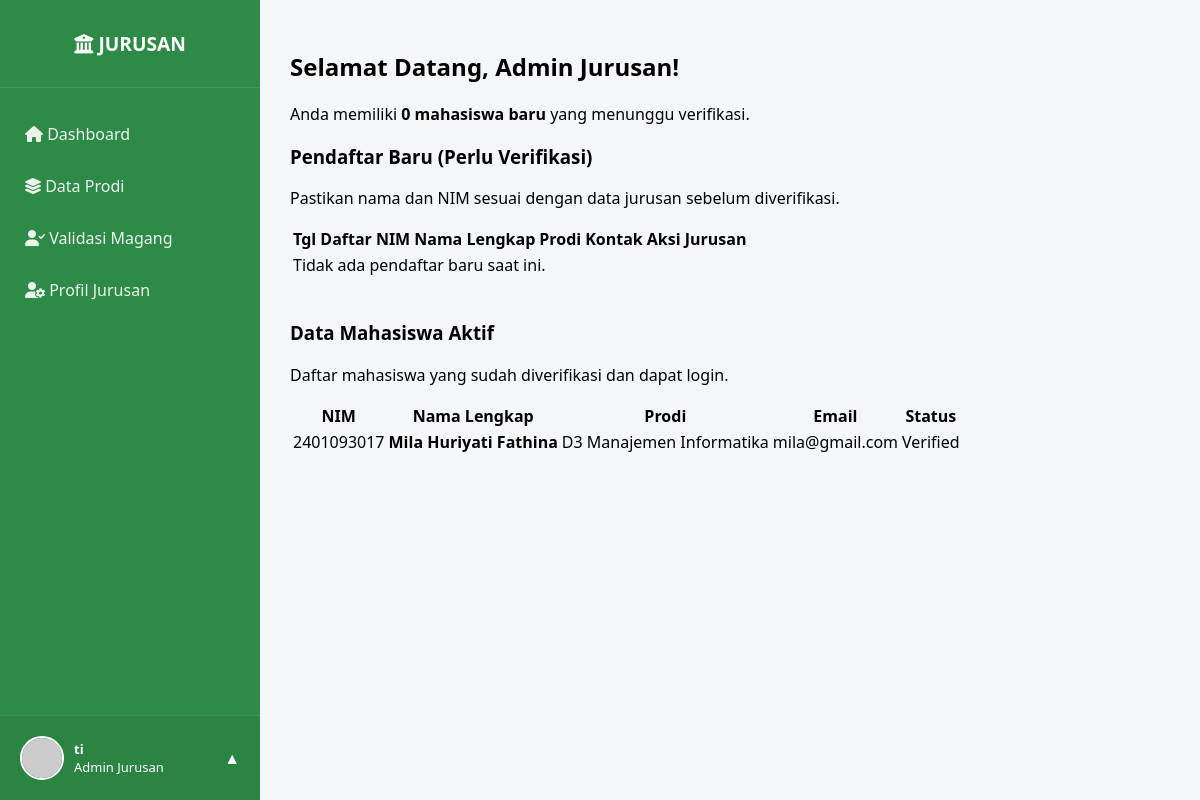
The page /dashboard/dashboard_jurusan.php (signed in) on the database as committed earlier.
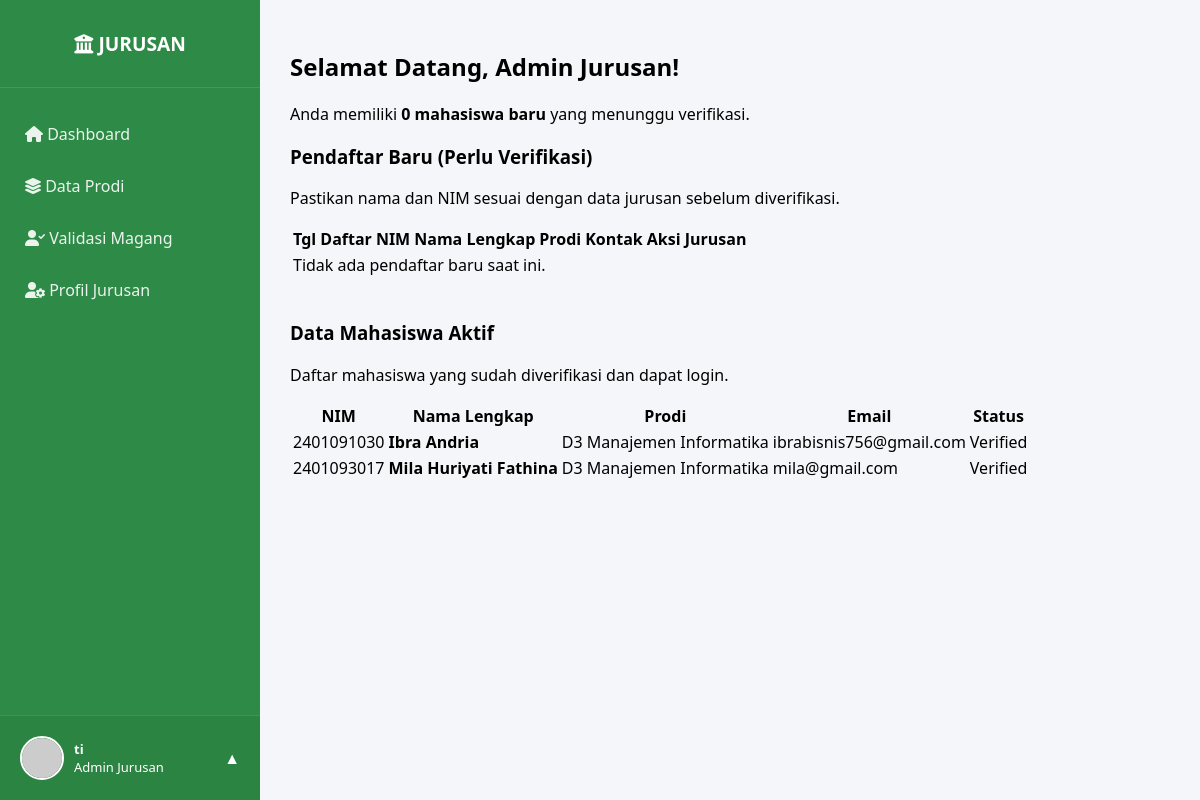
The same page on the database as committed later.
### tables this page shows
CREATE TABLE `mahasiswa` (
  `id_mahasiswa` int(11) NOT NULL,
  `id_user` int(11) NOT NULL,
  `nim` varchar(100) NOT NULL,
  `nama_lengkap` varchar(150) NOT NULL,
  `tanggal_lahir` date NOT NULL,
  `jenis_kelamin` enum('laki-laki','perempuan') NOT NULL,
  `alamat` text NOT NULL,
  `id_jurusan` int(11) NOT NULL,
  `id_prodi` int(11) NOT NULL,
  `angkatan` year(4) NOT NULL,
  `kelas` varchar(50) NOT NULL,
  `email` varchar(150) NOT NULL,
  `no_hp` varchar(20) NOT NULL,
  `create_at` datetime NOT NULL
);

CREATE TABLE `prodi` (
  `id_prodi` int(11) NOT NULL,
  `id_jurusan` int(11) NOT NULL,
  `nama_prodi` varchar(100) NOT NULL,
  `status` enum('aktif','tidak aktif') NOT NULL
);

CREATE TABLE `users` (
  `id_user` int(11) NOT NULL,
  `username` varchar(100) NOT NULL,
  `email` varchar(150) NOT NULL,
  `password` varchar(255) NOT NULL,
  `created_at` datetime NOT NULL,
  `update_at` datetime NOT NULL,
  `roles` enum('super_admin','admin_jurusan','mahasiswa','perusahaan') NOT NULL,
  `foto` varchar(255) NOT NULL,
  `no_hp` varchar(20) NOT NULL,
  `status` enum('Pending','Verified','Rejected') NOT NULL
);

### config.php (called while the page is built, shortened)
<?php
$base_url = "http://localhost/MagangInAja/";

### dashboard/dashboard_jurusan.php (the view, shortened to what this page needs)
<?php
require_once '../templates/header_jurusan.php';
$id_user_admin = $_SESSION['user_id'];
$query_info_jurusan = mysqli_query($conn, "SELECT id_jurusan FROM jurusan WHERE id_user = '$id_user_admin'");
$data_jurusan = mysqli_fetch_assoc($query_info_jurusan);
$id_jurusan_session = $data_jurusan['id_jurusan'];
$q_pending = "SELECT m.*, u.status, p.nama_prodi, u.id_user as uid
              FROM mahasiswa m
              JOIN users u ON m.id_user = u.id_user
              JOIN prodi p ON m.id_prodi = p.id_prodi
              WHERE p.id_jurusan = '$id_jurusan_session'
              AND u.status = 'Pending'
              ORDER BY m.create_at ASC";
$res_pending = mysqli_query($conn, $q_pending);
$q_aktif = "SELECT m.*, u.status, p.nama_prodi, u.email, u.id_user as uid
            FROM mahasiswa m
            JOIN users u ON m.id_user = u.id_user
            JOIN prodi p ON m.id_prodi = p.id_prodi
            WHERE p.id_jurusan = '$id_jurusan_session'
            AND u.status = 'Verified'
            ORDER BY m.nama_lengkap ASC";
$res_aktif = mysqli_query($conn, $q_aktif);
$total_pending = mysqli_num_rows($res_pending);
$total_aktif = mysqli_num_rows($res_aktif);
?>
<div class="main-content">
    <div class="welcome-banner">
        <h2>Selamat Datang, Admin Jurusan!</h2>
        <p>Anda memiliki <strong class="highlight-red"><?= $total_pending; ?> mahasiswa baru</strong> yang menunggu verifikasi.</p>
    </div>
    <div class="dashboard-section">
        <div class="section-header danger-header">
            <h3>Pendaftar Baru (Perlu Verifikasi)</h3>
            <p>Pastikan nama dan NIM sesuai dengan data jurusan sebelum diverifikasi.</p>
        </div>
        <div class="table-responsive">
            <table class="table-custom">
                <thead>
                    <tr>
                        <th>Tgl Daftar</th>
                        <th>NIM</th>
                        <th>Nama Lengkap</th>
                        <th>Prodi</th>
                        <th>Kontak</th>
                        <th class="text-center">Aksi Jurusan</th>
                    </tr>
                </thead>
                <tbody>
                    <?php if($total_pending > 0): ?>
                        <?php
                        while($row = mysqli_fetch_assoc($res_pending)):
                        ?>
                        <tr class="row-pending">
                            <td><?= date('d/m/Y', strtotime($row['create_at'])); ?></td>
                            <td><span class="nim-badge"><?= htmlspecialchars($row['nim']); ?></span></td>
                            <td><strong><?= htmlspecialchars($row['nama_lengkap']); ?></strong></td>
                            <td><?= htmlspecialchars($row['nama_prodi']); ?></td>
                            <td><?= htmlspecialchars($row['no_hp']); ?></td>
                            <td class="text-center">
                                <a href="../jurusan/proses_verifikasi.php?id=<?= $row['uid']; ?>"
                                   class="btn-action btn-verify"
                                   onclick="return confirm('Apakah data mahasiswa ini (<?= $row['nama_lengkap']; ?>) VALID dan boleh login?')">
                                    Terima
                                </a>
                                <a href="../jurusan/proses_tolak.php?id=<?= $row['uid']; ?>"
                                   class="btn-action btn-reject"
                                   onclick="return confirm('Tolak pendaftaran ini?')">
                                    Tolak
                                </a>
                            </td>
                        </tr>
                        <?php endwhile; ?>
                    <?php else: ?>
                        <tr>
                            <td colspan="6" class="empty-data">Tidak ada pendaftar baru saat ini.</td>
                        </tr>
                    <?php endif; ?>
                </tbody>
            </table>
        </div>
    </div>
    <br>
    <div class="dashboard-section">
        <div class="section-header success-header">
            <h3>Data Mahasiswa Aktif</h3>
            <p>Daftar mahasiswa yang sudah diverifikasi dan dapat login.</p>
        </div>
        <div class="table-responsive">
            <table class="table-custom">
                <thead>
                    <tr>
                        <th>NIM</th>
                        <th>Nama Lengkap</th>
                        <th>Prodi</th>
                        <th>Email</th>
                        <th class="text-center">Status</th>
                    </tr>
                </thead>
                <tbody>
                    <?php if($total_aktif > 0): ?>
                        <?php
                        while($row = mysqli_fetch_assoc($res_aktif)):
                        ?>
                        <tr>
                            <td><?= htmlspecialchars($row['nim']); ?></td>
                            <td>
                                <strong><?= htmlspecialchars($row['nama_lengkap']); ?></strong>
                            </td>
                            <td><?= htmlspecialchars($row['nama_prodi']); ?></td>
                            <td><?= htmlspecialchars($row['email'] ?? '-'); ?></td>
                            <td class="text-center">
                                <span class="badge-active">Verified</span>
                            </td>
                        </tr>
                        <?php endwhile; ?>
                    <?php else: ?>
                        <tr>
                            <td colspan="5" class="empty-data">Belum ada mahasiswa aktif.</td>
                        </tr>
                    <?php endif; ?>
                </tbody>
            </table>
        </div>
    </div>
</div>

### templates/header_jurusan.php (shortened to what this page needs)
<?php
require_once __DIR__ . '/../config.php';
require_once __DIR__ . '/../auth/auth_jurusan.php';
?>
<!DOCTYPE html>
<html lang="id">
<head>
    <link rel="stylesheet" href="<?= $base_url; ?>css/jurusan.css">
    <link rel="stylesheet" href="https://cdnjs.cloudflare.com/ajax/libs/font-awesome/6.0.0/css/all.min.css">
</head>
<body>
    <div class="admin-container">
        <aside class="sidebar" id="sidebar">
            <div class="sidebar-header">
                <h3><i class="fas fa-university"></i> JURUSAN</h3>
            </div>
            <ul class="sidebar-menu">
                <li><a href="<?= $base_url; ?>dashboard/dashboard_jurusan.php"><i class="fas fa-home"></i> Dashboard</a></li>
                <li><a href="<?= $base_url; ?>jurusan/register_prodi/data_prodi.php"><i class="fas fa-layer-group"></i> Data Prodi</a></li>
                <li><a href="<?= $base_url; ?>jurusan/pengajuan_magang.php"><i class="fas fa-user-check"></i> Validasi Magang</a></li>
                <li><a href="<?= $base_url; ?>jurusan/lihat_profile.php"><i class="fas fa-user-cog"></i> Profil Jurusan</a></li>
            </ul>
            <div class="sidebar-footer">
                <div class="user-profile-toggle" onclick="toggleProfileMenu(event)">
                    <img src="<?= $base_url; ?>img/profile_jurusan/<?= $_SESSION['foto'] ?? 'default.png'; ?>"
                         class="mini-avatar"
                         onerror="this.src='https://ui-avatars.com/api/?name=<?= $_SESSION['username']; ?>&background=fff&color=2E8B47'"
                         alt="User">
                    <div class="user-details">
                        <span class="user-name"><?= $_SESSION['username'] ?? 'Admin'; ?></span>
                        <span class="user-role">Admin Jurusan</span>
                    </div>
                    <span class="chevron-icon" style="margin-left: auto;">▲</span>
                </div>
            </div>
        </aside>

### css/jurusan.css (style rules this page uses)
:root { --primary-color: #2E8B47; --sidebar-width: 260px; }
body { margin: 0; padding: 0; font-family: 'Segoe UI', sans-serif; background-color: #F4F6F9; }
.admin-container { display: flex; min-height: 100vh; position: relative; overflow-x: hidden; }
.sidebar { width: var(--sidebar-width); background-color: var(--primary-color); color: white; display: flex; flex-direction: column; position: fixed; height: 100vh; z-index: 1000; transition: 0.3s; left: 0; top: 0; }
.sidebar-header { padding: 30px 20px; text-align: center; border-bottom: 1px solid rgba(255,255,255,0.1); }
.sidebar-header h3 { margin: 0; font-size: 1.2rem; }
.sidebar-menu { list-style: none; padding: 20px 0; margin: 0; overflow-y: auto; }
.sidebar-menu li a { display: block; padding: 15px 25px; color: rgba(255,255,255,0.9); text-decoration: none; transition: 0.3s; }
.sidebar-footer { margin-top: auto; padding: 20px; border-top: 1px solid rgba(255,255,255,0.1); background: rgba(0,0,0,0.05); }
.user-profile-toggle { display: flex; align-items: center; gap: 10px; cursor: pointer; }
.mini-avatar { width: 40px; height: 40px; border-radius: 50%; object-fit: cover; border: 2px solid white; }
.user-details { font-size: 13px; display: flex; flex-direction: column; }
.user-name { font-weight: bold; }
.main-content { margin-left: var(--sidebar-width); flex: 1; padding: 30px; width: calc(100% - var(--sidebar-width)); transition: 0.3s; }

Rows that differ between the two databases and show on the page:
added mahasiswa: nim "2401091030", nama_lengkap "Ibra Andria", id_prodi.nama_prodi "D3 Manajemen Informatika", id_user.email "ibrabisnis756@gmail.com"
